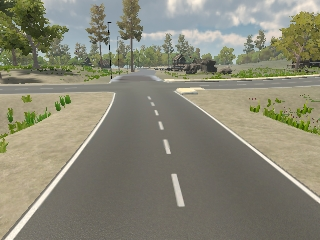
#> input picture lane.png, 320 x 240 px
$ python HoughTransform.py
#> lines starting #> are read from the running program, lines starting #| are printed output that depends on the picture; after the words box and inside, x2 and y2 are one past the last pixel; in counts of white or black regions, pixels touching at a corner belong together
import cv2 as cv
import matplotlib.pyplot as plt
import numpy as np
import os

def houghLineTransform():
        root = os.getcwd();
        imgPath = os.path.join(root,"lane.png")
        imgColor = cv.imread(imgPath,cv.IMREAD_COLOR)
#> imgColor is the input picture: shape (240, 320, 3); mean B, G, R 117.5, 135.2, 136.6
        originalimage = imgColor.copy()
        img = cv.imread(imgPath, cv.IMREAD_GRAYSCALE)
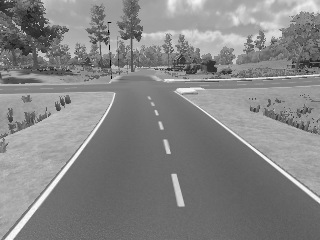
#> img: shape (240, 320); min 3, max 252, mean 133.1
        imgBlur = cv.GaussianBlur(img,(5,5), 3)
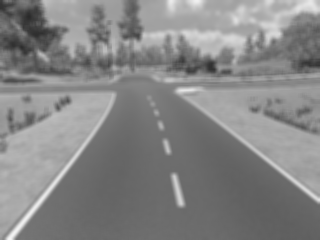
#> imgBlur: shape (240, 320); min 42, max 244, mean 133.1
        cannyEdge = cv.Canny(imgBlur,35,110)
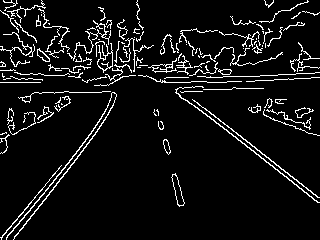
#> cannyEdge: shape (240, 320); 7.1% white in thin lines or dots

        plt.figure(figsize=(20, 5))
        plt.subplot(141)
        plt.imshow(img, cmap="gray")
        plt.axis("off")
        plt.subplot(142)
        plt.imshow(imgBlur, cmap="gray")
        plt.axis("off")
        plt.subplot(143)
        plt.imshow(cannyEdge, cmap="gray")
        plt.axis("off")
        plt.tight_layout()

        distResol = 1
        angleResol = np.pi/180
        threshold = 98 #min to identify a line
        lines = cv.HoughLines(cannyEdge,distResol,angleResol,threshold)
#> lines = 13 rows, first 8: [-37, 2.23], [-41, 2.23], [157, 0.663], [-32, 2.22], [-42, 2.25], [155, 0.681], [-28, 2.2], [157, 0.698]

        k = 3000

        for curline in lines:
            rho, theta = curline[0]
            dhat = np.array([[np.cos(theta)],[np.sin(theta)]])
            d = rho*dhat
            lhat = np.array([[-np.sin(theta)],[np.cos(theta)]])
            p1 = d + k*lhat
            p2 = d - k*lhat
            p1 = p1.astype(int)
            p2 = p2.astype(int)
            cv.line(originalimage,(p1[0][0],p1[1][0]),(p2[0][0],p2[1][0]),(0,0,255), 2)
#> this loop made 13 passes
#> (rho, theta, dhat, d, lhat, p1, p2) on passes 1 to 7: (-37, 2.23, [-0.616, 0.788], [22.78, -29.16], [-0.788, -0.616], [-2341, -1876], [2386, 1817]), (-41, 2.23, [-0.616, 0.788], [25.24, -32.31], [-0.788, -0.616], [-2338, -1879], [2389, 1814]), (157, 0.663, [0.788, 0.616], [123.7, 96.66], [-0.616, 0.788], [-1723, 2460], [1970, -2267]), (-32, 2.22, [-0.602, 0.799], [19.26, -25.56], [-0.799, -0.602], [-2376, -1831], [2415, 1779]), (-42, 2.25, [-0.629, 0.777], [26.43, -32.64], [-0.777, -0.629], [-2305, -1920], [2357, 1855]), (155, 0.681, [0.777, 0.629], [120.5, 97.54], [-0.629, 0.777], [-1767, 2428], [2008, -2233]), (-28, 2.2, [-0.588, 0.809], [16.46, -22.65], [-0.809, -0.588], [-2410, -1786], [2443, 1740])
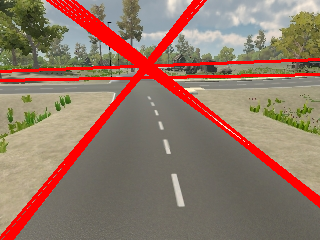
#> originalimage: shape (240, 320, 3); 10.52% of pixels changed, all inside (x1, y1, x2, y2) = (0, 0, 320, 240)

        plt.subplot(144)
        plt.imshow(cv.cvtColor(originalimage, cv.COLOR_BGR2RGB))
        plt.axis("off")

        plt.show()
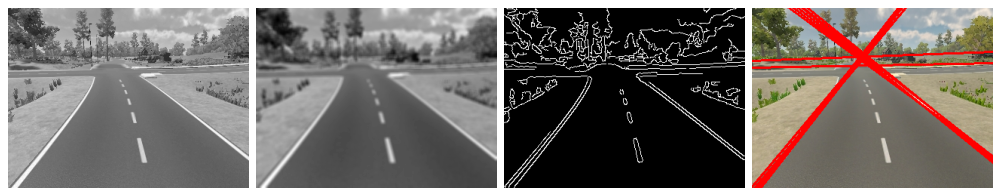
#> figure drawn by matplotlib, 4 panels

if __name__ == "__main__":
    houghLineTransform()
